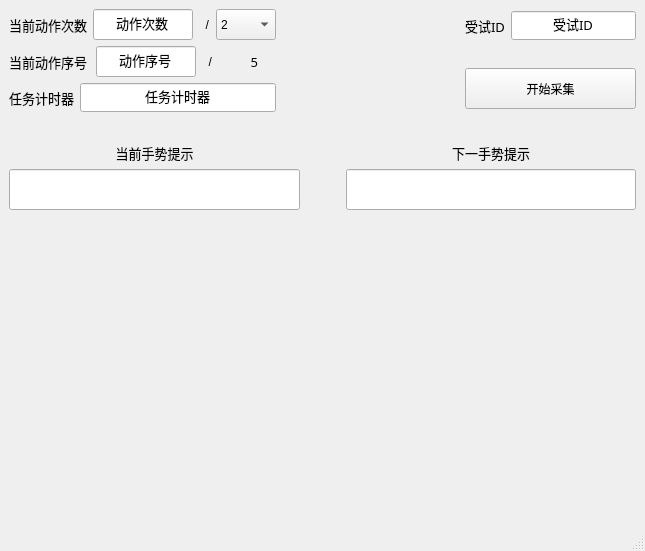
<?xml version="1.0" encoding="UTF-8"?>
<ui version="4.0">
 <class>MainWindow</class>
 <widget class="QMainWindow" name="MainWindow">
  <property name="geometry">
   <rect>
    <x>0</x>
    <y>0</y>
    <width>645</width>
    <height>551</height>
   </rect>
  </property>
  <property name="windowTitle">
   <string>MainWindow</string>
  </property>
  <widget class="QWidget" name="centralwidget">
   <layout class="QGridLayout" name="gridLayout">
    <item row="0" column="0">
     <layout class="QVBoxLayout" name="verticalLayout_6" stretch="4,1,15">
      <item>
       <layout class="QHBoxLayout" name="horizontalLayout_5" stretch="0,1,0">
        <item>
         <layout class="QVBoxLayout" name="verticalLayout_4">
          <item>
           <layout class="QVBoxLayout" name="verticalLayout">
            <item>
             <layout class="QHBoxLayout" name="horizontalLayout_2">
              <item>
               <widget class="QLabel" name="label_4">
                <property name="font">
                 <font>
                  <family>Adobe Heiti Std</family>
                  <pointsize>10</pointsize>
                 </font>
                </property>
                <property name="text">
                 <string>当前动作次数</string>
                </property>
                <property name="alignment">
                 <set>Qt::AlignLeading|Qt::AlignLeft|Qt::AlignVCenter</set>
                </property>
               </widget>
              </item>
              <item>
               <widget class="QLineEdit" name="TrialNum">
                <property name="minimumSize">
                 <size>
                  <width>80</width>
                  <height>31</height>
                 </size>
                </property>
                <property name="maximumSize">
                 <size>
                  <width>100</width>
                  <height>40</height>
                 </size>
                </property>
                <property name="font">
                 <font>
                  <family>Adobe Heiti Std</family>
                  <pointsize>10</pointsize>
                 </font>
                </property>
                <property name="text">
                 <string>动作次数</string>
                </property>
                <property name="alignment">
                 <set>Qt::AlignCenter</set>
                </property>
               </widget>
              </item>
              <item>
               <widget class="QLabel" name="label_5">
                <property name="maximumSize">
                 <size>
                  <width>18</width>
                  <height>16777215</height>
                 </size>
                </property>
                <property name="styleSheet">
                 <string notr="true">font: 10pt &quot;Adobe 黑体 Std R&quot;;</string>
                </property>
                <property name="text">
                 <string>  /</string>
                </property>
               </widget>
              </item>
              <item>
               <widget class="QComboBox" name="comboBox">
                <property name="minimumSize">
                 <size>
                  <width>55</width>
                  <height>31</height>
                 </size>
                </property>
                <property name="maximumSize">
                 <size>
                  <width>60</width>
                  <height>31</height>
                 </size>
                </property>
                <property name="styleSheet">
                 <string notr="true">font: 10pt &quot;Adobe 黑体 Std R&quot;;</string>
                </property>
                <property name="currentText">
                 <string>2</string>
                </property>
                <property name="currentIndex">
                 <number>1</number>
                </property>
                <property name="maxVisibleItems">
                 <number>60</number>
                </property>
                <property name="minimumContentsLength">
                 <number>10</number>
                </property>
                <property name="iconSize">
                 <size>
                  <width>10</width>
                  <height>16</height>
                 </size>
                </property>
                <item>
                 <property name="text">
                  <string>1</string>
                 </property>
                </item>
                <item>
                 <property name="text">
                  <string>2</string>
                 </property>
                </item>
                <item>
                 <property name="text">
                  <string>3</string>
                 </property>
                </item>
                <item>
                 <property name="text">
                  <string>4</string>
                 </property>
                </item>
                <item>
                 <property name="text">
                  <string>5</string>
                 </property>
                </item>
               </widget>
              </item>
             </layout>
            </item>
            <item>
             <layout class="QHBoxLayout" name="horizontalLayout">
              <item>
               <widget class="QLabel" name="label_2">
                <property name="minimumSize">
                 <size>
                  <width>81</width>
                  <height>31</height>
                 </size>
                </property>
                <property name="font">
                 <font>
                  <family>Adobe Heiti Std</family>
                  <pointsize>10</pointsize>
                 </font>
                </property>
                <property name="text">
                 <string>当前动作序号</string>
                </property>
                <property name="alignment">
                 <set>Qt::AlignLeading|Qt::AlignLeft|Qt::AlignVCenter</set>
                </property>
               </widget>
              </item>
              <item>
               <widget class="QLineEdit" name="GestureNum">
                <property name="minimumSize">
                 <size>
                  <width>80</width>
                  <height>31</height>
                 </size>
                </property>
                <property name="maximumSize">
                 <size>
                  <width>100</width>
                  <height>40</height>
                 </size>
                </property>
                <property name="font">
                 <font>
                  <family>Adobe Heiti Std</family>
                  <pointsize>10</pointsize>
                 </font>
                </property>
                <property name="text">
                 <string>动作序号</string>
                </property>
                <property name="alignment">
                 <set>Qt::AlignCenter</set>
                </property>
               </widget>
              </item>
              <item>
               <widget class="QLabel" name="label_9">
                <property name="maximumSize">
                 <size>
                  <width>18</width>
                  <height>16777215</height>
                 </size>
                </property>
                <property name="styleSheet">
                 <string notr="true">font: 10pt &quot;Adobe 黑体 Std R&quot;;</string>
                </property>
                <property name="text">
                 <string>  /</string>
                </property>
               </widget>
              </item>
              <item>
               <widget class="QLabel" name="label_3">
                <property name="minimumSize">
                 <size>
                  <width>41</width>
                  <height>31</height>
                 </size>
                </property>
                <property name="font">
                 <font>
                  <family>Adobe Heiti Std</family>
                  <pointsize>10</pointsize>
                 </font>
                </property>
                <property name="text">
                 <string>  5</string>
                </property>
                <property name="alignment">
                 <set>Qt::AlignCenter</set>
                </property>
               </widget>
              </item>
             </layout>
            </item>
           </layout>
          </item>
          <item>
           <layout class="QHBoxLayout" name="horizontalLayout_4">
            <item>
             <widget class="QLabel" name="label_6">
              <property name="font">
               <font>
                <family>Adobe Heiti Std</family>
                <pointsize>10</pointsize>
               </font>
              </property>
              <property name="text">
               <string>任务计时器</string>
              </property>
              <property name="alignment">
               <set>Qt::AlignLeading|Qt::AlignLeft|Qt::AlignVCenter</set>
              </property>
             </widget>
            </item>
            <item>
             <widget class="QLineEdit" name="MissionTimer">
              <property name="minimumSize">
               <size>
                <width>148</width>
                <height>29</height>
               </size>
              </property>
              <property name="font">
               <font>
                <family>Adobe Heiti Std</family>
                <pointsize>10</pointsize>
               </font>
              </property>
              <property name="text">
               <string>任务计时器</string>
              </property>
              <property name="alignment">
               <set>Qt::AlignCenter</set>
              </property>
             </widget>
            </item>
           </layout>
          </item>
         </layout>
        </item>
        <item>
         <spacer name="horizontalSpacer_2">
          <property name="orientation">
           <enum>Qt::Horizontal</enum>
          </property>
          <property name="sizeHint" stdset="0">
           <size>
            <width>40</width>
            <height>20</height>
           </size>
          </property>
         </spacer>
        </item>
        <item>
         <layout class="QVBoxLayout" name="verticalLayout_5">
          <item>
           <layout class="QHBoxLayout" name="horizontalLayout_3">
            <item>
             <widget class="QLabel" name="label">
              <property name="font">
               <font>
                <family>Adobe Heiti Std</family>
                <pointsize>10</pointsize>
               </font>
              </property>
              <property name="text">
               <string>受试ID</string>
              </property>
              <property name="alignment">
               <set>Qt::AlignCenter</set>
              </property>
             </widget>
            </item>
            <item>
             <widget class="QLineEdit" name="SubjectID">
              <property name="maximumSize">
               <size>
                <width>174</width>
                <height>29</height>
               </size>
              </property>
              <property name="font">
               <font>
                <family>Adobe Heiti Std</family>
                <pointsize>10</pointsize>
               </font>
              </property>
              <property name="text">
               <string>受试ID</string>
              </property>
              <property name="alignment">
               <set>Qt::AlignCenter</set>
              </property>
             </widget>
            </item>
           </layout>
          </item>
          <item>
           <spacer name="horizontalSpacer">
            <property name="orientation">
             <enum>Qt::Horizontal</enum>
            </property>
            <property name="sizeHint" stdset="0">
             <size>
              <width>40</width>
              <height>20</height>
             </size>
            </property>
           </spacer>
          </item>
          <item>
           <widget class="QPushButton" name="pushButton">
            <property name="minimumSize">
             <size>
              <width>151</width>
              <height>41</height>
             </size>
            </property>
            <property name="text">
             <string>开始采集</string>
            </property>
           </widget>
          </item>
         </layout>
        </item>
       </layout>
      </item>
      <item>
       <spacer name="horizontalSpacer_3">
        <property name="orientation">
         <enum>Qt::Horizontal</enum>
        </property>
        <property name="sizeHint" stdset="0">
         <size>
          <width>40</width>
          <height>20</height>
         </size>
        </property>
       </spacer>
      </item>
      <item>
       <layout class="QHBoxLayout" name="horizontalLayout_7" stretch="1,0,1">
        <item>
         <layout class="QVBoxLayout" name="verticalLayout_2" stretch="0,0,1">
          <item>
           <widget class="QLabel" name="label_7">
            <property name="font">
             <font>
              <family>Adobe Heiti Std</family>
              <pointsize>10</pointsize>
             </font>
            </property>
            <property name="text">
             <string>当前手势提示</string>
            </property>
            <property name="alignment">
             <set>Qt::AlignCenter</set>
            </property>
           </widget>
          </item>
          <item>
           <widget class="QLineEdit" name="CurrentGesture">
            <property name="minimumSize">
             <size>
              <width>221</width>
              <height>41</height>
             </size>
            </property>
           </widget>
          </item>
          <item>
           <widget class="QLabel" name="CurrentFig">
            <property name="minimumSize">
             <size>
              <width>221</width>
              <height>191</height>
             </size>
            </property>
            <property name="text">
             <string/>
            </property>
           </widget>
          </item>
         </layout>
        </item>
        <item>
         <spacer name="horizontalSpacer_4">
          <property name="orientation">
           <enum>Qt::Horizontal</enum>
          </property>
          <property name="sizeHint" stdset="0">
           <size>
            <width>40</width>
            <height>20</height>
           </size>
          </property>
         </spacer>
        </item>
        <item>
         <layout class="QVBoxLayout" name="verticalLayout_3" stretch="0,0,1">
          <item>
           <widget class="QLabel" name="label_8">
            <property name="font">
             <font>
              <family>Adobe Heiti Std</family>
              <pointsize>10</pointsize>
             </font>
            </property>
            <property name="text">
             <string>下一手势提示</string>
            </property>
            <property name="alignment">
             <set>Qt::AlignCenter</set>
            </property>
           </widget>
          </item>
          <item>
           <widget class="QLineEdit" name="NextGesture">
            <property name="minimumSize">
             <size>
              <width>221</width>
              <height>41</height>
             </size>
            </property>
           </widget>
          </item>
          <item>
           <widget class="QLabel" name="NextFig">
            <property name="minimumSize">
             <size>
              <width>221</width>
              <height>191</height>
             </size>
            </property>
            <property name="text">
             <string/>
            </property>
           </widget>
          </item>
         </layout>
        </item>
       </layout>
      </item>
     </layout>
    </item>
   </layout>
  </widget>
  <widget class="QMenuBar" name="menubar">
   <property name="geometry">
    <rect>
     <x>0</x>
     <y>0</y>
     <width>645</width>
     <height>26</height>
    </rect>
   </property>
  </widget>
  <widget class="QStatusBar" name="statusbar"/>
 </widget>
 <resources/>
 <connections/>
</ui>
